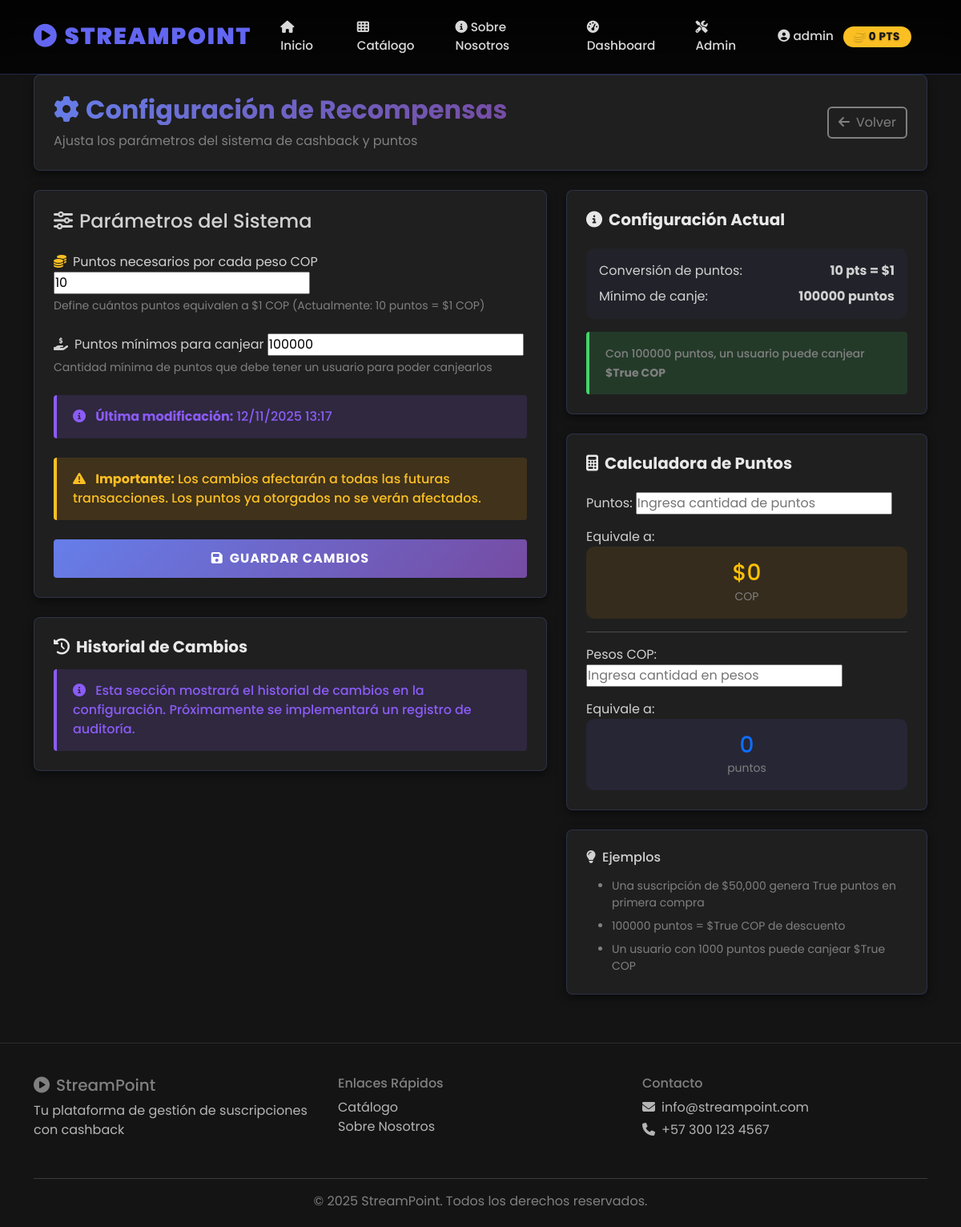
The app's page /management/configurar-recompensas/ (signed in) with its own data.
### core_user/models.py (models this page shows, shortened)
class PerfilUsuario(models.Model):
    user = models.OneToOneField(User, on_delete=models.CASCADE, related_name='perfil')
    telefono = models.CharField(max_length=15, blank=True)
    puntos_totales = models.IntegerField(default=0, help_text="Total de puntos acumulados históricamente")
    puntos_disponibles = models.IntegerField(default=0, help_text="Puntos disponibles para canjear")
    fecha_registro = models.DateTimeField(auto_now_add=True)
    class Meta:
        verbose_name_plural = "Perfiles de Usuario"

### core_public/models.py (models this page shows, shortened)
class ConfiguracionRecompensa(models.Model):
    puntos_por_peso = models.IntegerField(default=10, help_text="Puntos necesarios por cada peso COP")
    puntos_minimos_canje = models.IntegerField(default=500, help_text="Mínimo de puntos para canjear")
    activo = models.BooleanField(default=True)
    fecha_modificacion = models.DateTimeField(auto_now=True)
    class Meta:
        verbose_name_plural = "Configuración de Recompensas"

### core_admin/views.py (the view, shortened to what this page needs)
# urls.py: path('configurar-recompensas/', views.configurar_recompensas, name='configurar_recompensas'),
@staff_member_required
def configurar_recompensas(request):
    config = ConfiguracionRecompensa.objects.filter(activo=True).first()
    context = {
        'config': config,
    }
    return render(request, 'admin_custom/configurar_recompensas.html', context)

### core_admin/templates/admin_custom/configurar_recompensas.html (shortened to what this page needs)
{% extends 'base.html' %}
{% load static %}
{% block content %}
<div class="row mb-4">
    <div class="col-12">
        <div class="card-custom p-4">
            <div class="d-flex justify-content-between align-items-center">
                <div>
                    <h2 class="text-gradient mb-2">
                        <i class="fas fa-cog me-2"></i>Configuración de Recompensas
                    </h2>
                    <p class="text-muted mb-0">
                        Ajusta los parámetros del sistema de cashback y puntos
                    </p>
                </div>
                <a href="{% url 'admin_custom:dashboard' %}" class="btn btn-outline-secondary">
                    <i class="fas fa-arrow-left me-2"></i>Volver
                </a>
            </div>
        </div>
    </div>
</div>
<div class="row">
    <div class="col-lg-7 mb-4">
        <div class="card-custom p-4">
            <h4 class="mb-4">
                <i class="fas fa-sliders-h me-2"></i>Parámetros del Sistema
            </h4>
            {% if config %}
                <form method="post">
                    <div class="mb-4">
                        <label for="puntos_por_peso" class="form-label-custom">
                            <i class="fas fa-coins me-2"></i>Puntos necesarios por cada peso COP
                        </label>
                        <input type="number"
                               class="form-control-custom"
                               id="puntos_por_peso"
                               name="puntos_por_peso"
                               value="{{ config.puntos_por_peso }}"
                               min="1"
                               required>
                        <small class="text-muted d-block mt-1">
                            Define cuántos puntos equivalen a $1 COP (Actualmente: {{ config.puntos_por_peso }} puntos = $1 COP)
                        </small>
                    </div>
                    <div class="mb-4">
                        <label for="puntos_minimos_canje" class="form-label-custom">
                            <i class="fas fa-hand-holding-usd me-2"></i>Puntos mínimos para canjear
                        </label>
                        <input type="number"
                               class="form-control-custom"
                               id="puntos_minimos_canje"
                               name="puntos_minimos_canje"
                               value="{{ config.puntos_minimos_canje }}"
                               min="1"
                               required>
                        <small class="text-muted d-block mt-1">
                            Cantidad mínima de puntos que debe tener un usuario para poder canjearlos
                        </small>
                    </div>
                    <div class="alert alert-info mb-4">
                        <i class="fas fa-info-circle me-2"></i>
                        <strong>Última modificación:</strong> {{ config.fecha_modificacion|date:"d/m/Y H:i" }}
                    </div>
                    <div class="alert alert-warning mb-4">
                        <i class="fas fa-exclamation-triangle me-2"></i>
                        <strong>Importante:</strong> Los cambios afectarán a todas las futuras transacciones.
                        Los puntos ya otorgados no se verán afectados.
                    </div>
                    <button type="submit" class="btn btn-primary-custom w-100 btn-lg">
                        <i class="fas fa-save me-2"></i>Guardar Cambios
                    </button>
                </form>
            {% else %}
                <div class="alert alert-danger">
                    <i class="fas fa-exclamation-circle me-2"></i>
                    <strong>Error:</strong> No se encontró configuración de recompensas.
                    Por favor, ejecuta las migraciones y el comando de poblar datos.
                </div>
            {% endif %}
        </div>
        <div class="card-custom p-4 mt-4">
            <h5 class="mb-3">
                <i class="fas fa-history me-2"></i>Historial de Cambios
            </h5>
            <div class="alert alert-info mb-0">
                <i class="fas fa-info-circle me-2"></i>
                Esta sección mostrará el historial de cambios en la configuración.
                Próximamente se implementará un registro de auditoría.
            </div>
        </div>
    </div>
    <div class="col-lg-5">
        {% if config %}
        <div class="card-custom p-4 mb-4">
            <h5 class="mb-4">
                <i class="fas fa-info-circle me-2"></i>Configuración Actual
            </h5>
            <div class="mb-3 p-3" style="background: rgba(99, 102, 241, 0.05); border-radius: 10px;">
                <div class="d-flex justify-content-between mb-2">
                    <span>Conversión de puntos:</span>
                    <strong id="currentConversion">{{ config.puntos_por_peso }} pts = $1</strong>
                </div>
                <div class="d-flex justify-content-between">
                    <span>Mínimo de canje:</span>
                    <strong id="currentMinimo">{{ config.puntos_minimos_canje }} puntos</strong>
                </div>
            </div>
            <div class="alert alert-success mb-0">
                <small>
                    Con {{ config.puntos_minimos_canje }} puntos, un usuario puede canjear
                    <strong>${{ config.puntos_minimos_canje|floatformat:0|divisibleby:config.puntos_por_peso }} COP</strong>
                </small>
            </div>
        </div>
        <div class="card-custom p-4 mb-4">
            <h5 class="mb-4">
                <i class="fas fa-calculator me-2"></i>Calculadora de Puntos
            </h5>
            <div class="mb-3">
                <label for="calcPuntos" class="form-label-custom">
                    Puntos:
                </label>
                <input type="number"
                       class="form-control-custom"
                       id="calcPuntos"
                       placeholder="Ingresa cantidad de puntos"
                       min="0">
            </div>
            <div class="mb-3">
                <label class="form-label-custom">Equivale a:</label>
                <div class="p-3 text-center" style="background: rgba(245, 158, 11, 0.1); border-radius: 10px;">
                    <h3 class="text-warning mb-0" id="resultadoPesos">$0</h3>
                    <small class="text-muted">COP</small>
                </div>
            </div>
            <hr>
            <div class="mb-3">
                <label for="calcPesos" class="form-label-custom">
                    Pesos COP:
                </label>
                <input type="number"
                       class="form-control-custom"
                       id="calcPesos"
                       placeholder="Ingresa cantidad en pesos"
                       min="0">
            </div>
            <div class="mb-0">
                <label class="form-label-custom">Equivale a:</label>
                <div class="p-3 text-center" style="background: rgba(99, 102, 241, 0.1); border-radius: 10px;">
                    <h3 class="text-primary mb-0" id="resultadoPuntos">0</h3>
                    <small class="text-muted">puntos</small>
                </div>
            </div>
        </div>
        <div class="card-custom p-4">
            <h6 class="mb-3">
                <i class="fas fa-lightbulb me-2"></i>Ejemplos
            </h6>
            <ul class="small text-muted mb-0">
                <li class="mb-2">
                    Una suscripción de $50,000 genera {{ 50000|floatformat:0|divisibleby:10 }} puntos en primera compra
                </li>
                <li class="mb-2">
                    {{ config.puntos_minimos_canje }} puntos = ${{ config.puntos_minimos_canje|floatformat:0|divisibleby:config.puntos_por_peso }} COP de descuento
                </li>
                <li>
                    Un usuario con 1000 puntos puede canjear ${{ 1000|floatformat:0|divisibleby:config.puntos_por_peso }} COP
                </li>
            </ul>
        </div>
        {% endif %}
    </div>
</div>
{% endblock %}

### templates/base.html (shortened to what this page needs)
{% load static %}
{% load user_extras %}
<!DOCTYPE html>
<html lang="es">
<head>
    <link href="https://cdn.jsdelivr.net/npm/bootstrap@5.3.0/dist/css/bootstrap.min.css" rel="stylesheet">
    <link rel="stylesheet" href="https://cdnjs.cloudflare.com/ajax/libs/font-awesome/6.4.0/css/all.min.css">
    <link rel="stylesheet" href="{% static 'css/style.css' %}">
</head>
<body>
    <nav class="navbar navbar-expand-lg navbar-dark">
        <div class="container">
            <a class="navbar-brand" href="{% url 'public:index' %}">
                <i class="fas fa-play-circle me-2"></i>StreamPoint
            </a>
            <div class="collapse navbar-collapse" id="navbarNav">
                <ul class="navbar-nav ms-auto align-items-center">
                    <li class="nav-item">
                        <a class="nav-link" href="{% url 'public:index' %}">
                            <i class="fas fa-home me-1"></i>Inicio
                        </a>
                    </li>
                    <li class="nav-item">
                        <a class="nav-link" href="{% url 'public:catalogo' %}">
                            <i class="fas fa-th me-1"></i>Catálogo
                        </a>
                    </li>
                    <li class="nav-item">
                        <a class="nav-link" href="{% url 'public:informacion_proyecto' %}">
                            <i class="fas fa-info-circle me-1"></i>Sobre Nosotros
                        </a>
                    </li>
                    {% if user.is_authenticated %}
                        <li class="nav-item">
                            <a class="nav-link" href="{% url 'user:dashboard' %}">
                                <i class="fas fa-tachometer-alt me-1"></i>Dashboard
                            </a>
                        </li>
                        {% if user.is_staff %}
                            <li class="nav-item">
                                <a class="nav-link" href="{% url 'admin_custom:dashboard' %}">
                                    <i class="fas fa-tools me-1"></i>Admin
                                </a>
                            </li>
                        {% endif %}
                        <li class="nav-item dropdown">
                            <a class="nav-link dropdown-toggle" href="#" id="userDropdown" role="button" data-bs-toggle="dropdown">
                                <i class="fas fa-user-circle me-1"></i>{{ user.username }}
                                <span class="badge bg-warning ms-2 text-dark fw-bold">
                                    <i class="fas fa-coins me-1"></i>{{ user|puntos_disponibles }} PTS
                                </span>
                            </a>
                        </li>
                    {% endif %}
                </ul>
            </div>
        </div>
    </nav>
    <div class="content-wrapper">
        <div class="container">
            {% block content %}{% endblock %}
        </div>
    </div>
    <footer>
        <div class="container">
            <div class="row">
                <div class="col-md-4 mb-3">
                    <h5><i class="fas fa-play-circle me-2"></i>StreamPoint</h5>
                    <p class="text-light">Tu plataforma de gestión de suscripciones con cashback</p>
                </div>
                <div class="col-md-4 mb-3">
                    <h6>Enlaces Rápidos</h6>
                    <ul class="list-unstyled">
                        <li><a href="{% url 'public:catalogo' %}" class="text-light text-decoration-none">Catálogo</a></li>
                        <li><a href="{% url 'public:informacion_proyecto' %}" class="text-light text-decoration-none">Sobre Nosotros</a></li>
                    </ul>
                </div>
                <div class="col-md-4 mb-3">
                    <h6>Contacto</h6>
                    <p class="text-light mb-1">
                        <i class="fas fa-envelope me-2"></i>info@streampoint.com
                    </p>
                    <p class="text-light">
                        <i class="fas fa-phone me-2"></i>+57 300 123 4567
                    </p>
                </div>
            </div>
            <hr class="text-light">
            <div class="text-center">
                <p class="mb-0">&copy; 2025 StreamPoint. Todos los derechos reservados.</p>
            </div>
        </div>
    </footer>
</body>
</html>

### records on screen
ConfiguracionRecompensa: puntos_por_peso "10", puntos_minimos_canje "100000", fecha_modificacion "12/11/2025 13:17", puntos_minimos_canje|divisibleby "True", puntos_por_peso "True"

### other values on screen
{{ user.username }} "admin"
{{ user|puntos_disponibles }} "0"
{{ 50000|floatformat:0|divisibleby:10 }} "True"
